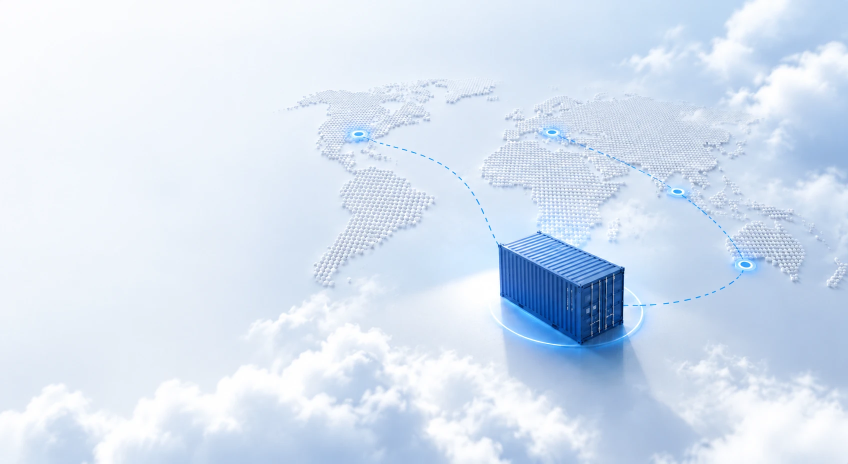
#> input picture assets/404-bg.webp, 1696 x 927 px (shown at 1/2 size)
$ python clean-reference.py ../assets/404-bg.webp ../assets/404-bg.webp 1.0
#> lines starting #> are read from the running program, lines starting #| are printed output that depends on the picture; after the words box and inside, x2 and y2 are one past the last pixel; in counts of white or black regions, pixels touching at a corner belong together
"""Make the atlas map from the contact reference itself: take out the route,
the checkpoints and the container, and extend the terrain past the
reference's edges into the map frame.

The reference (1672 x 941) becomes the middle of a 2500 x 1450 frame (offset
400, 250), the same frame main.js uses; the output is that frame at SCALE.

  route dashes   found by their blue (excess over the local background),
                 closed into one stroke and inpainted (Telea)
  checkpoints,   discs over each light, filled with terrain from a clean spot
  container      nearby, blended in with Poisson cloning, then the blue light
                 they threw on the ground is taken out

usage: python clean-reference.py REF.webp OUT.webp [scale]
(needs numpy, scipy, opencv; run without -I if opencv is a user install)
"""
import sys

import cv2
import numpy as np
from scipy import ndimage as nd

REF, OUT = sys.argv[1], sys.argv[2]
SCALE = float(sys.argv[3]) if len(sys.argv) > 3 else 2.0

img = cv2.imread(REF)  # BGR
#> img is the input picture: shape (927, 1696, 3); mean B, G, R 242.2, 226.5, 213.9
H, W = img.shape[:2]
#> H = 927; W = 1696
f = img.astype(np.float32)
blue_excess = (f[..., 0] - f[..., 2])
blue_excess = blue_excess - nd.median_filter(blue_excess, size=41)

# ---- where the overlays are ----------------------------------------------------
CONTAINER = (690, 452, 50, 56)  # centre x, y, radius x, y (box, ring and its light)
LIGHTS = [(592, 249), (674, 232), (757, 299), (850, 359), (621, 598), (723, 684), (900, 745)]
yy, xx = np.mgrid[0:H, 0:W]

route = (blue_excess > 9) & nd.binary_opening(blue_excess > 9, iterations=1) | (blue_excess > 20)
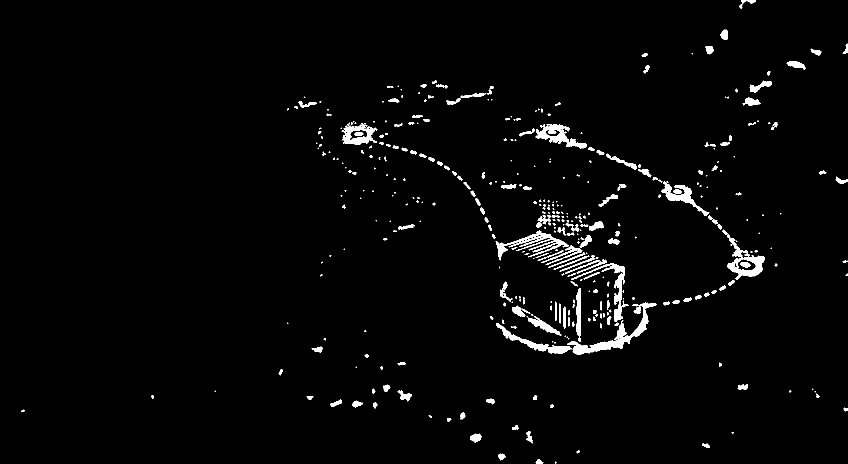
#> route: shape (927, 1696) bool (shown at 1/2 size); 2.4% white; 404 white regions (183 under 20 px), largest, box (x1, y1, x2, y2) and area: (1134, 605, 1313, 710) 3392, (991, 461, 1138, 521) 2183, (1454, 469, 1530, 559) 2112
# close the dashes into one stroke (the white between the blue dashes goes too)
route = nd.binary_closing(route, iterations=7)
#> route: shape (927, 1696) bool; 3.4% white; 180 white regions (70 under 20 px), largest, box (x1, y1, x2, y2) and area: (984, 399, 1313, 710) 27075, (1039, 248, 1530, 581) 9522, (681, 242, 755, 297) 2533
route = nd.binary_dilation(route, iterations=5)
#> route: shape (927, 1696) bool; 7% white; 138 white regions, largest, box (x1, y1, x2, y2) and area: (676, 237, 1318, 715) 52380, (1034, 243, 1535, 616) 17427, (1480, 137, 1549, 217) 2069

discs = []
cx, cy, rx, ry = CONTAINER
discs.append(((cx, cy), (rx, ry)))
for x, y in LIGHTS:
    discs.append(((x, y), (21, 21)))


def disc_mask(c, r, grow=0):
    return (((xx - c[0]) / (r[0] + grow)) ** 2 + ((yy - c[1]) / (r[1] + grow)) ** 2) <= 1


holes = np.zeros((H, W), bool)
for c, r in discs:
    holes |= disc_mask(c, r)
#> holes: shape (927, 1696) bool; 1.2% white; 8 white regions, largest, box (x1, y1, x2, y2) and area: (640, 396, 741, 509) 8789, (653, 211, 696, 254) 1373, (571, 228, 614, 271) 1373
dirty = holes | route
#> dirty: shape (927, 1696) bool; 8.1% white; 136 white regions, largest, box (x1, y1, x2, y2) and area: (648, 211, 1318, 715) 54958, (1034, 243, 1535, 616) 17427, (640, 375, 741, 509) 9007

def clean_mean(v, sigma):
    """local mean of v over clean pixels only (normalised convolution)"""
    ok = (~dirty).astype(np.float32)
    return nd.gaussian_filter(v * ok, sigma) / (nd.gaussian_filter(ok, sigma) + 1e-4)


# ---- first, the blue light the lights and the box threw on the ground -----------
# each pixel keeps its own detail but takes the colour, and near the box the
# broad brightness, of the clean ground around it
near = np.zeros((H, W), np.float32)
for i, (c, r) in enumerate(discs):
    grow = 2.4 if i == 0 else 2.0
    d = np.sqrt(((xx - c[0]) / (r[0] * grow)) ** 2 + ((yy - c[1]) / (r[1] * grow)) ** 2)
    near = np.maximum(near, np.clip(1.5 - d, 0, 1))
near = np.maximum(near, nd.gaussian_filter(route.astype(np.float32), 3) * 1.6).clip(0, 1)
f = img.astype(np.float32)
lum = f.mean(-1)
chroma = f - lum[..., None]
target = np.stack([clean_mean(chroma[..., i], 25) for i in range(3)], -1)
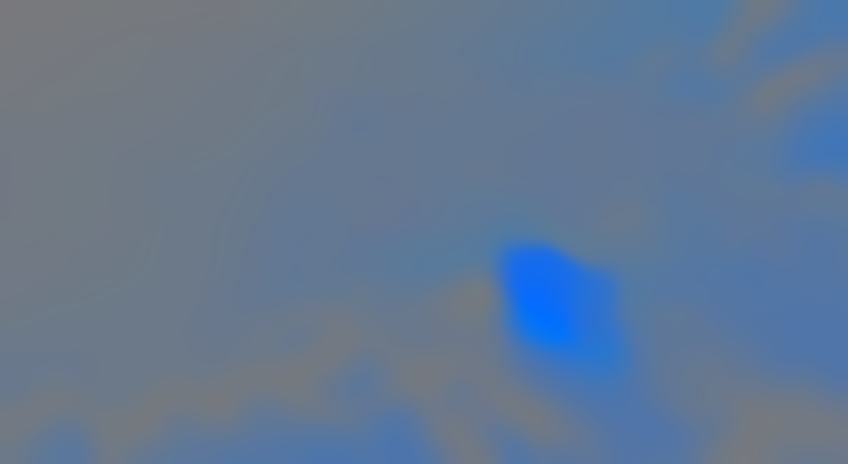
#> target: shape (927, 1696, 3) float32 (shown at 1/2 size); mean B, G, R 14, -1, -13; drawn with min black and max white
f = lum[..., None] + chroma * (1 - near[..., None]) + target * near[..., None]
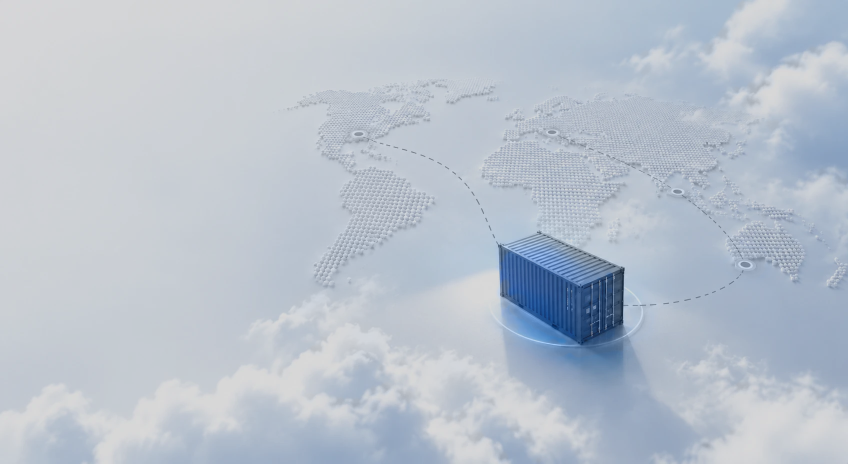
#> f: shape (927, 1696, 3) float64 (shown at 1/2 size); mean B, G, R 241.5, 226.5, 214.5; drawn with min black and max white
# the box's glow also brightened the ground: take the broad excess out
c, r = discs[0]
d = np.sqrt(((xx - c[0]) / (r[0] * 2.4)) ** 2 + ((yy - c[1]) / (r[1] * 2.4)) ** 2)
w = np.clip(1.5 - d, 0, 1)
low = nd.gaussian_filter(lum, 10)
excess = np.clip(low - clean_mean(lum, 45), 0, None)
f -= (excess * w * 0.6)[..., None]
out = np.clip(f, 0, 255).astype(np.uint8)

# ---- fill the discs from clean terrain nearby (Poisson) -------------------------
OFFSETS = [(-140, 0), (-150, 30), (-120, -30), (-130, 0), (0, 90), (-60, 60), (60, 60), (0, -90), (-90, -40), (90, 0), (-45, 0), (0, 45), (45, 0), (0, -45)]
for c, r in discs:
    for dx, dy in OFFSETS:
        src = np.roll(np.roll(dirty, -dy, 0), -dx, 1)  # dirtiness at the source spot
        sx, sy = c[0] + dx, c[1] + dy
        if not (r[0] + 6 < sx < W - r[0] - 6 and r[1] + 6 < sy < H - r[1] - 6):
            continue
        dm = disc_mask(c, r, 6)
        if (src & dm).sum() > 0.01 * dm.sum():
            continue
        x0, x1 = int(sx - r[0] - 4), int(sx + r[0] + 5)
        y0, y1 = int(sy - r[1] - 4), int(sy + r[1] + 5)
        patch = out[y0:y1, x0:x1].copy()
        pm = (disc_mask((sx, sy), r, 2)[y0:y1, x0:x1] * 255).astype(np.uint8)
        out = cv2.seamlessClone(patch, out, pm, (int(c[0]), int(c[1])), cv2.NORMAL_CLONE)
        break
    else:
        print("no clean source for", c)

# ---- the route: inpaint, then lend it the grain of the ground beside it -----------
rest = route & ~holes
#> rest: shape (927, 1696) bool; 6.9% white; 138 white regions, largest, box (x1, y1, x2, y2) and area: (772, 283, 1318, 715) 48166, (1034, 243, 1535, 616) 17427, (676, 237, 760, 299) 3428
smooth = cv2.inpaint(out, rest.astype(np.uint8) * 255, 4, cv2.INPAINT_TELEA).astype(np.float32)
grain = np.zeros_like(smooth)
got = np.zeros((H, W), np.float32)
for dx, dy in ((22, 0), (-22, 0), (0, 22), (0, -22)):
    sh = np.roll(np.roll(out.astype(np.float32), dy, 0), dx, 1)
    ok = ~np.roll(np.roll(dirty, dy, 0), dx, 1)
    hf = sh - cv2.GaussianBlur(sh, (0, 0), 3)
    take = ok & rest & (got < 0.5)
    grain[take] = hf[take]
    got[take] = 1
#> this loop made 4 passes
#> pass 1, `ok = ~np.roll(np.roll(dirty, dy, 0), dx, 1)`:
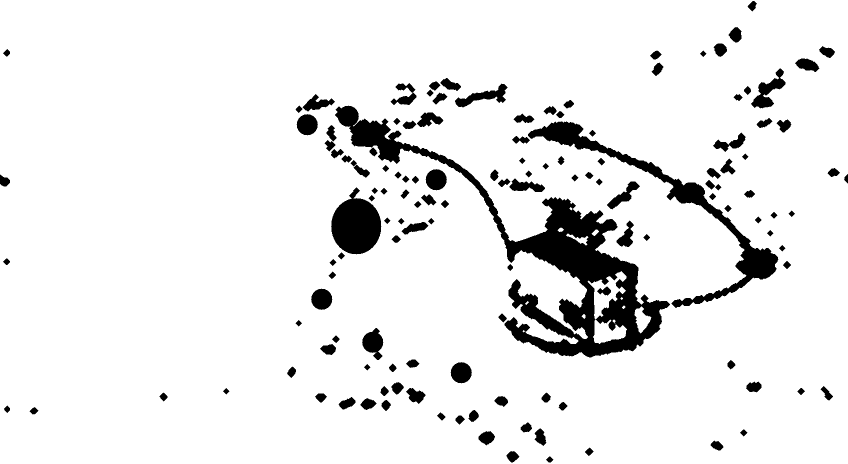
#> ok: shape (927, 1696) bool (shown at 1/2 size); 91.9% white; 137 black regions, largest, box (x1, y1, x2, y2) and area: (670, 211, 1340, 715) 54958, (1056, 243, 1557, 616) 17427, (662, 375, 763, 509) 9007
#> pass 1, `hf = sh - cv2.GaussianBlur(sh, (0, 0), 3)`:
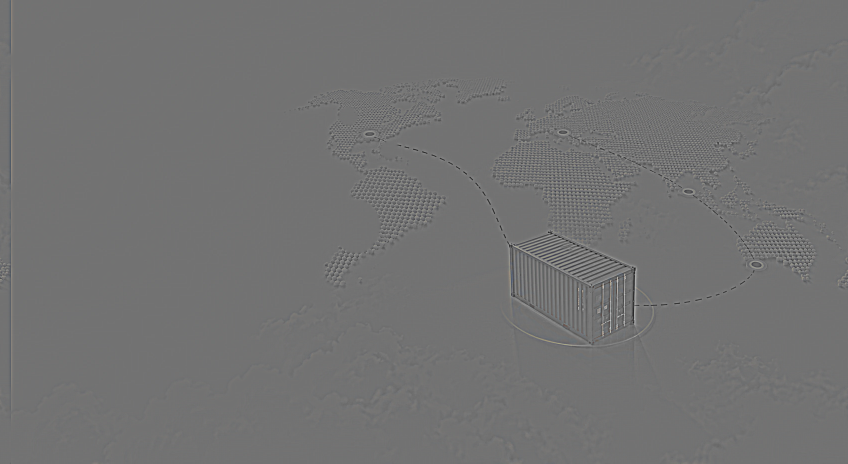
#> hf: shape (927, 1696, 3) float32 (shown at 1/2 size); mean B, G, R 0, 0, 0; drawn with min black and max white
#> after the loop: got: shape (927, 1696) float32; values 0 (black) and 1 (white), 6.3% white; 147 white regions (6 under 20 px), largest, box (x1, y1, x2, y2) and area: (772, 283, 1318, 715) 39270, (1034, 243, 1535, 616) 16783, (676, 237, 760, 299) 2745
#> after the loop:
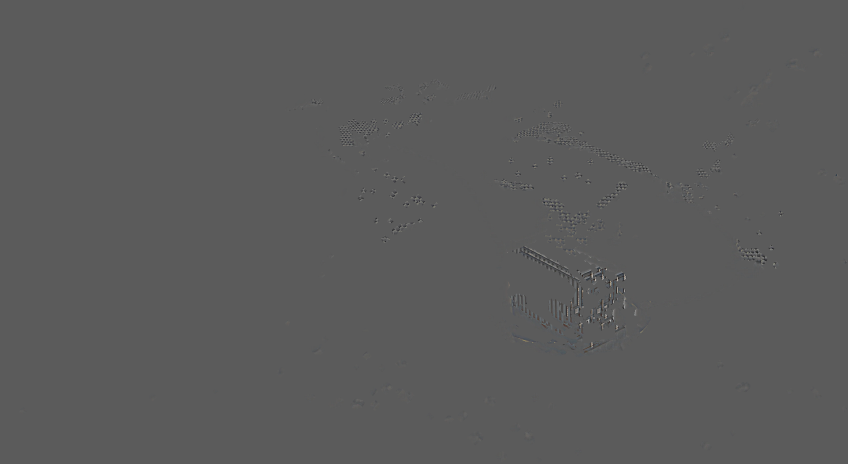
#> grain: shape (927, 1696, 3) float32 (shown at 1/2 size); mean B, G, R 0, 0, 0; drawn with min black and max white
soft = nd.gaussian_filter(rest.astype(np.float32), 1.2)[..., None]
out = np.clip(out * (1 - soft) + (smooth + grain) * soft, 0, 255).astype(np.uint8)
cv2.imwrite(OUT.replace(".webp", "-ref.png"), out)

# ---- into the map frame: scale up, extend the edges into haze -------------------------
FX, FY, FW, FH = 400, 250, 2500, 1450
big = cv2.resize(out, (int(W * SCALE), int(H * SCALE)), interpolation=cv2.INTER_LANCZOS4)
blur = cv2.GaussianBlur(big, (0, 0), 1.0)
big = cv2.addWeighted(big, 1.35, blur, -0.35, 0)  # keep the upscale crisp
px, py = int(FX * SCALE), int(FY * SCALE)
TW, TH = int(FW * SCALE), int(FH * SCALE)
frame = cv2.copyMakeBorder(big, py, TH - py - big.shape[0], px, TW - px - big.shape[1], cv2.BORDER_REFLECT)
# outside the reference: soften the mirror and fade it into the page's haze
inside = np.zeros((TH, TW), np.float32)
inside[py:py + big.shape[0], px:px + big.shape[1]] = 1
dist = nd.distance_transform_edt(inside < 0.5) / SCALE  # reference px outside the edge
soft = cv2.GaussianBlur(frame, (0, 0), 6 * SCALE)
#> soft: shape (1450, 2500, 3)
k = np.clip(dist / 40, 0, 1)[..., None]
frame = frame * (1 - k) + soft * k
haze = np.array([246, 240, 234], np.float32)  # BGR of #eaf0f6
#> haze = [246, 240, 234]
h = np.clip((dist - 30) / 220, 0, 1)[..., None]
frame = frame * (1 - h) + haze * h
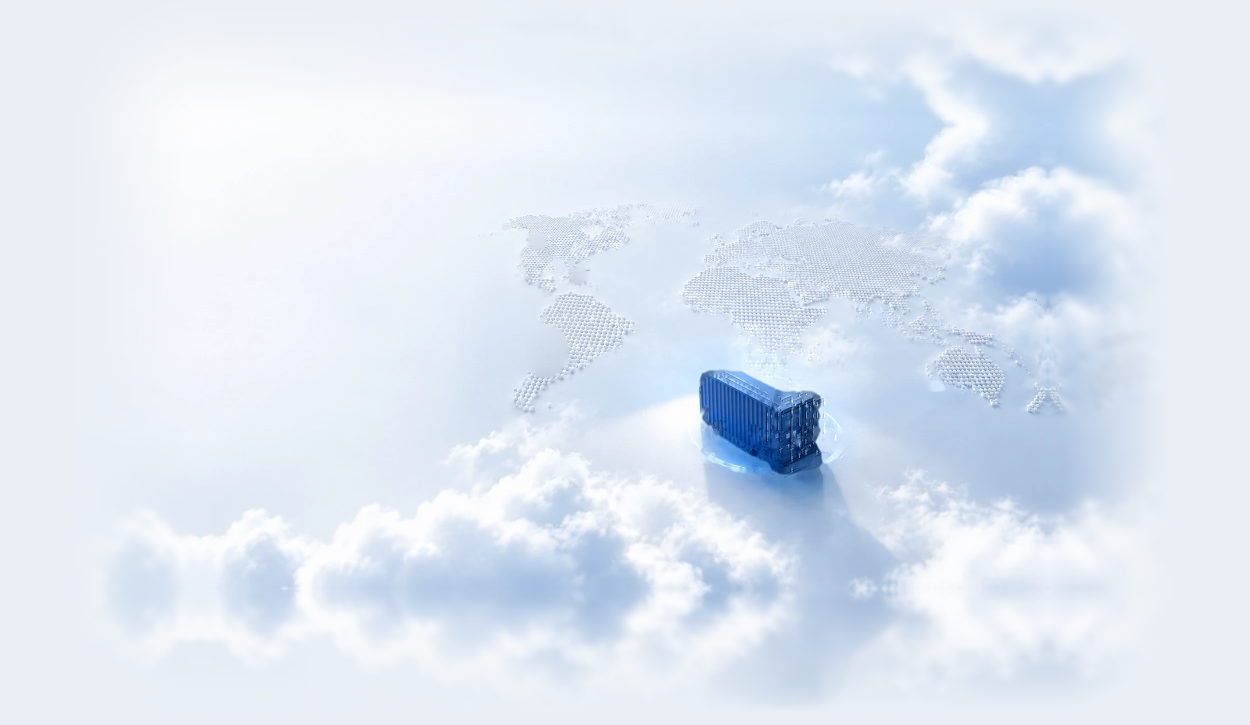
#> frame: shape (1450, 2500, 3) float64 (shown at 1/2 size); mean B, G, R 244, 232.6, 223; drawn with min black and max white
cv2.imwrite(OUT, np.clip(frame, 0, 255).astype(np.uint8), [cv2.IMWRITE_WEBP_QUALITY, 88])
print("saved", OUT, frame.shape)
#| saved ../assets/404-bg.webp (1450, 2500, 3)
